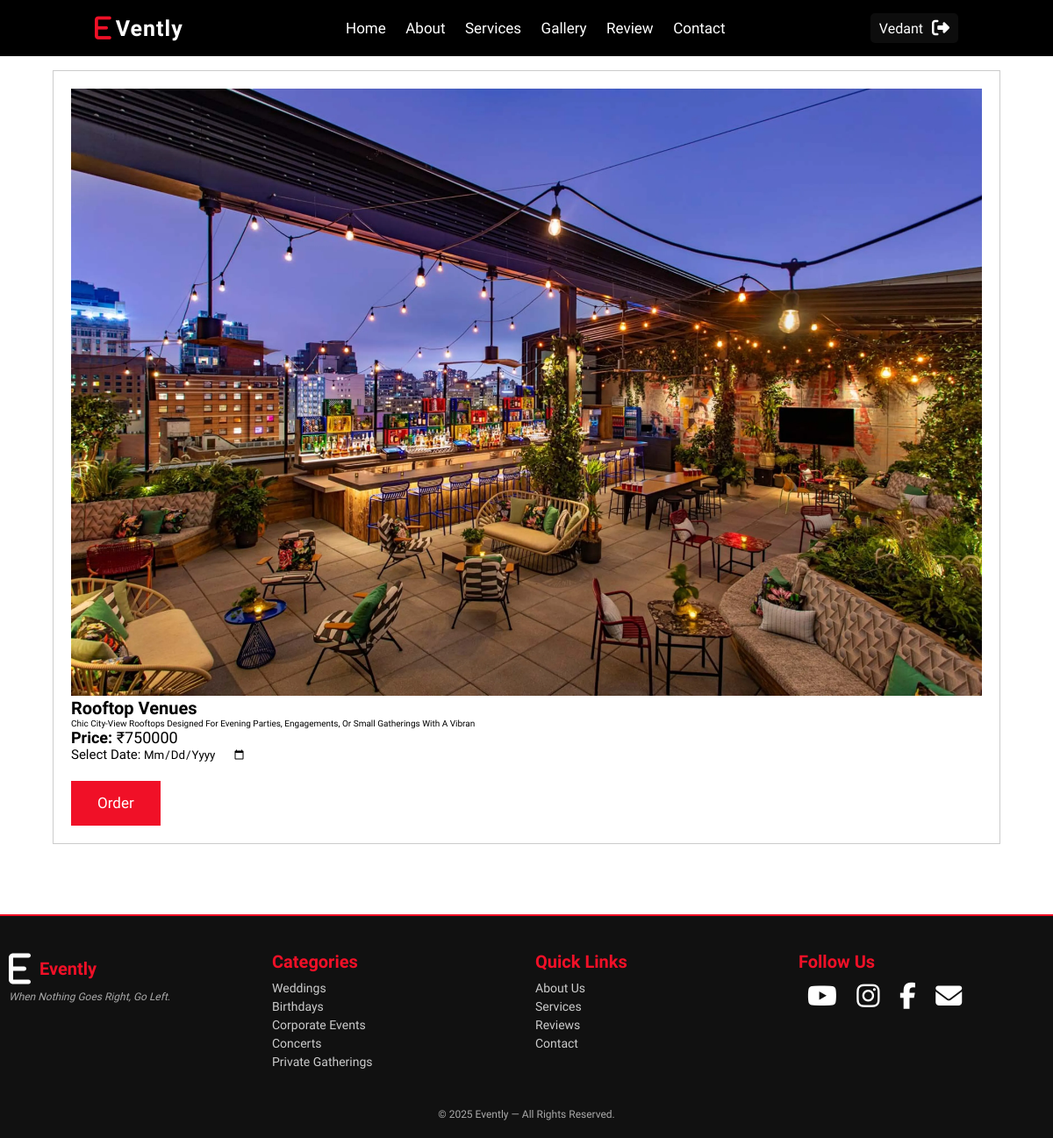
Page /book.php?vid=5 (signed in) on the committed database.
### tables this page shows
CREATE TABLE `venue` (
  `vid` int(10) NOT NULL,
  `vname` varchar(30) NOT NULL,
  `vimage` varchar(100) NOT NULL,
  `vdesc` varchar(100) NOT NULL,
  `vprice` int(50) NOT NULL
);

### book.php (the view, shortened to what this page needs)
<!DOCTYPE html>
<html lang="en">
<head>
    <link rel="stylesheet" href="https://cdnjs.cloudflare.com/ajax/libs/Swiper/11.0.5/swiper-bundle.min.css">
    <link rel="stylesheet" href="https://cdnjs.cloudflare.com/ajax/libs/Swiper/5.3.7/css/swiper.min.css">
    <link rel="stylesheet" href="https://cdnjs.cloudflare.com/ajax/libs/font-awesome/6.5.0/css/all.min.css">
    <link rel="stylesheet" href="style.css">
</head>
<body>
    <?php include "./partials/header.php"; ?>
    <?php
        if (isset($_GET['vid'])) {
            $vid = intval($_GET['vid']);
            $sql = "SELECT * FROM venue WHERE vid = $vid";
            $result = mysqli_query($conn, $sql);
            if ($row = mysqli_fetch_assoc($result)) {
                $vname = $row['vname'];
                $vimage = $row['vimage'];
                $vdesc = $row['vdesc'];
                $vprice = $row['vprice'];
                echo '
                <section class="cart" style="padding: 80px 60px;">
                    <div class="container">
                        <div class="venue-box" style="border: 1px solid #ccc; padding: 20px;">
                            <img src="./admin/images/' . $vimage . '" alt="' . $vname . '" style="max-width: 100%; height: auto;">
                            <h3 style="font-size:20px;">' . $vname . '</h3>
                            <p>' . $vdesc . '</p>
                            <p style="font-size:18px;"><strong>Price:</strong> ₹' . $vprice . '</p>
                            <form method="POST" action="cart.php">
                                <input type="hidden" name="vid" value="' . $vid . '">
                                <label for="date" style="font-size:15px;">Select Date:</label>
                                <input type="date" name="date" required><br><br>
                                <button type="submit" class="btn btn-primary">Order</button>
                            </form>
                        </div>
                    </div>
                </section>';
            } else {
                echo "<p>Venue not found.</p>";
            }
        } else {
            echo "<p>No venue selected.</p>";
        }
    ?>
    <?php include './partials/footer.php'; ?>
</body>
</html>

### style.css (style rules this page uses)
* { font-family: "besley",serif; margin:0; padding:0; box-sizing: border-box; border: none; outline:none; text-transform: capitalize; text-decoration: none; transition: 0.2s all linear; }
html { font-size: 62.5%; overflow-x:hidden; scroll-padding-top:9rem; scroll-behavior: smooth; }
section { padding: 2rem 7%; }
:root { --main:#f01027; --box_shadow:0 0.5rem 1.5rem rgba(0,0,0,0,3); }
.btn { background: var(--main); cursor: pointer; color: #fff; display: inline-block; padding: 0.9em 3rem; margin-top: 1rem; font-size: 1.7em; }

### rows in the picture
venue: vimage (picture), vname "Rooftop Venues", vdesc "Chic City-View Rooftops Designed For Evening Parties, Engagements, Or Small Gatherings With A Vibran", vprice "750000"

### other values in the picture
$emailName "Vedant"
